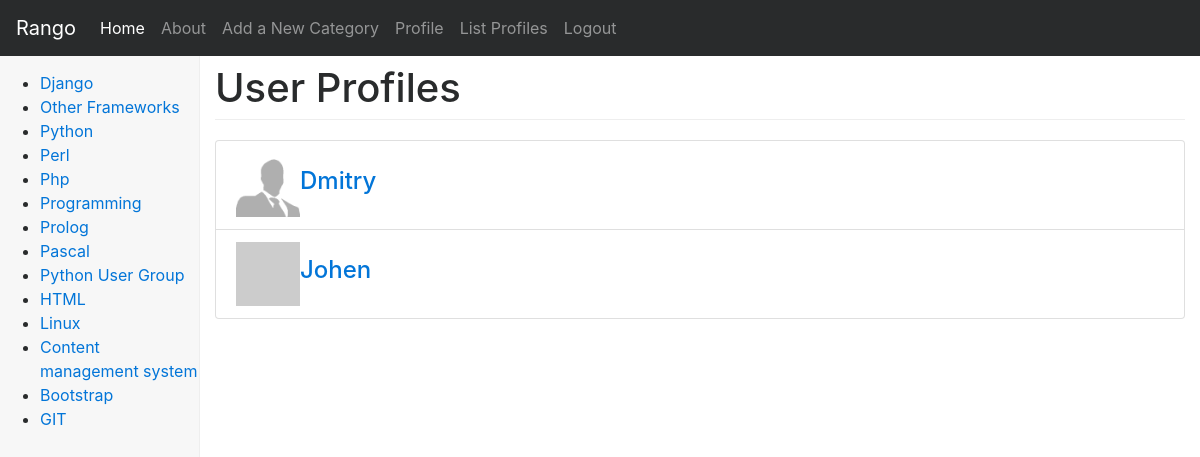
/rango/profiles/ (signed in), run on an earlier commit of the app's database.
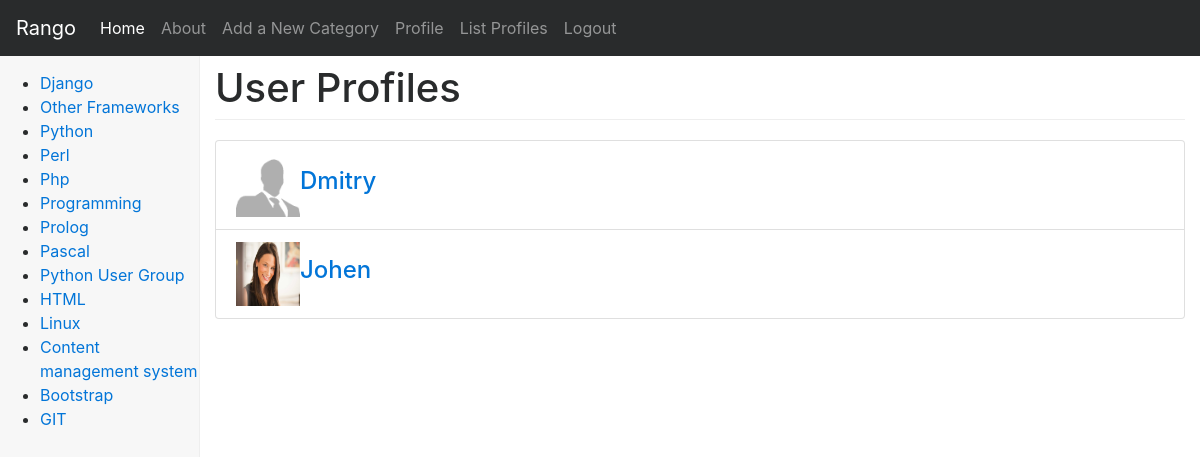
And on a later commit of the database.
### rango/models.py (models this page shows, shortened)
class Category(models.Model):
    name = models.CharField(max_length=MAX_LENGTH_128, unique=True)
    views = models.PositiveIntegerField(default=0)
    likes = models.PositiveIntegerField(default=0)
    slug = models.SlugField(unique=True)
    class Meta:
        verbose_name_plural = "Categories"

class UserProfile(models.Model):
    user = models.OneToOneField(User)
    website = models.URLField(blank=True)
    picture = models.ImageField(upload_to='profile_images', blank=True)

### rango/views.py (the view)
# urls.py: url(r'profiles/$', views.list_profiles, name='list_profiles'),
@login_required
def list_profiles(request):
    userprofile_list = UserProfile.objects.all()
    return render(request, 'rango/list_profiles.html', {'userprofile_list': userprofile_list, })

### rango/templatetags/rango_template_tags.py (called while the page is built)
@register.inclusion_tag('rango/cats.html')
def get_category_list(cat=None):
    return {'cats': Category.objects.all(),
            'act_cat': cat}

### templates/rango/list_profiles.html (shortened to what this page needs)
{% extends "rango/base.html" %}
{% load staticfiles %}
{% block body_block %}
<h1>User Profiles</h1>
    <div class="panel">
    {% if userprofile_list %}
        <div class="panel-body">
            <div class="list-group">
                {% for listuser in userprofile_list %}
                <div class="list-group-item">
                    {% if listuser.picture %}
                    <img src="{{ MEDIA_URL }}{{ listuser.picture }}" alt="user picture" width="64" height="64">
                    {% else %}
                    <img src="http://lorempixel.com/64/64/people/" alt="people">
                    {% endif %}
                    <h4 class="list-group-item-heading">
                        <a href="{% url 'rango:profile' listuser.user.username %}">{{ listuser.user.username }}</a>
                    </h4>
                </div>
                {% endfor %}
            </div>
        </div>
    {% else %}
        <p>There are no users for the site.</p>
    {% endif %}
    </div>
{% endblock %}

### templates/rango/base.html (shortened to what this page needs)
<!DOCTYPE html>
{% load staticfiles %}
{% load rango_template_tags %}
<html lang="en">
<head>
    <link href="{% static 'css/bootstrap.min.css' %}" rel="stylesheet">
    <link href="{% static 'css/dashboard.css' %}"
          rel="stylesheet">
</head>
<body>
<nav class="navbar navbar-toggleable-md navbar-inverse fixed-top bg-inverse">
    <a class="navbar-brand" href="{% url 'rango:index' %}">Rango</a>
    <div class="collapse navbar-collapse" id="navbar">
        <ul class="navbar-nav mr-auto">
            <li class="nav-item active">
                <a class="nav-link" href="{% url 'rango:index' %}">Home
                    <span class="sr-only">(current)</span></a>
            </li>
            <li class="nav-item">
                <a class="nav-link" href="{% url 'rango:about' %}">About</a>
            </li>
            {% if user.is_authenticated %}
            <li class="nav-item">
                <a class="nav-link"
                   href="{% url 'rango:add_category' %}">
                    Add a New Category
                </a>
            </li>
            <li class="nav-item">
                <a class="nav-link"
                   href="{% url 'rango:profile' user.username %}">
                    Profile
                </a>
            </li>
            <li class="nav-item">
                <a class="nav-link"
                   href="{% url 'rango:list_profiles' %}">
                    List Profiles
                </a>
            </li>
            <li class="nav-item">
                <a class="nav-link"
                   href="{% url 'auth_logout' %}?next=/rango/">
                    Logout
                </a>
            </li>
            {% endif %}
        </ul>
    </div>
</nav>
<div class="container-fluid">
    <div class="row">
        <nav class="col-sm-3 col-md-2 hidden-xs-down bg-faded sidebar">
            {% block sidebar_block %}
            {% get_category_list category %}
            {% endblock %}
        </nav>
        <main class="col-sm-9 offset-sm-3 col-md-10 offset-md-2 pt-3">
            {% block body_block %}{% endblock %}
        </main>
    </div>
</div>
</body>
</html>

### templates/rango/cats.html
<ul>
    {% if cats %}
        {% for c in cats %}
            {% if c == act_cat %}
                <li>
                    <strong>
                        <a href="{% url 'rango:show_category' c.slug %}">{{ c.name }}</a>
                    </strong>
                </li>
            {% else %}
                <li>
                    <a href="{% url 'rango:show_category' c.slug %}">{{ c.name }}</a>
                </li>
            {% endif %}
        {% endfor %}
    {% else %}
        <li><strong>There are no categories present.</strong></li>
    {% endif %}
</ul>

### static/css/dashboard.css (style rules this page uses)
body { padding-top: 50px; }
h1 { margin-bottom: 20px; padding-bottom: 9px; border-bottom: 1px solid #eee; }
.sidebar { position: fixed; top: 51px; bottom: 0; left: 0; z-index: 1000; padding: 20px; overflow-x: hidden; overflow-y: auto; border-right: 1px solid #eee; }
.sidebar { padding-left: 0; padding-right: 0; }

What changed in the data, as far as the page shows it:
changed UserProfile "Johen": picture: picture added
